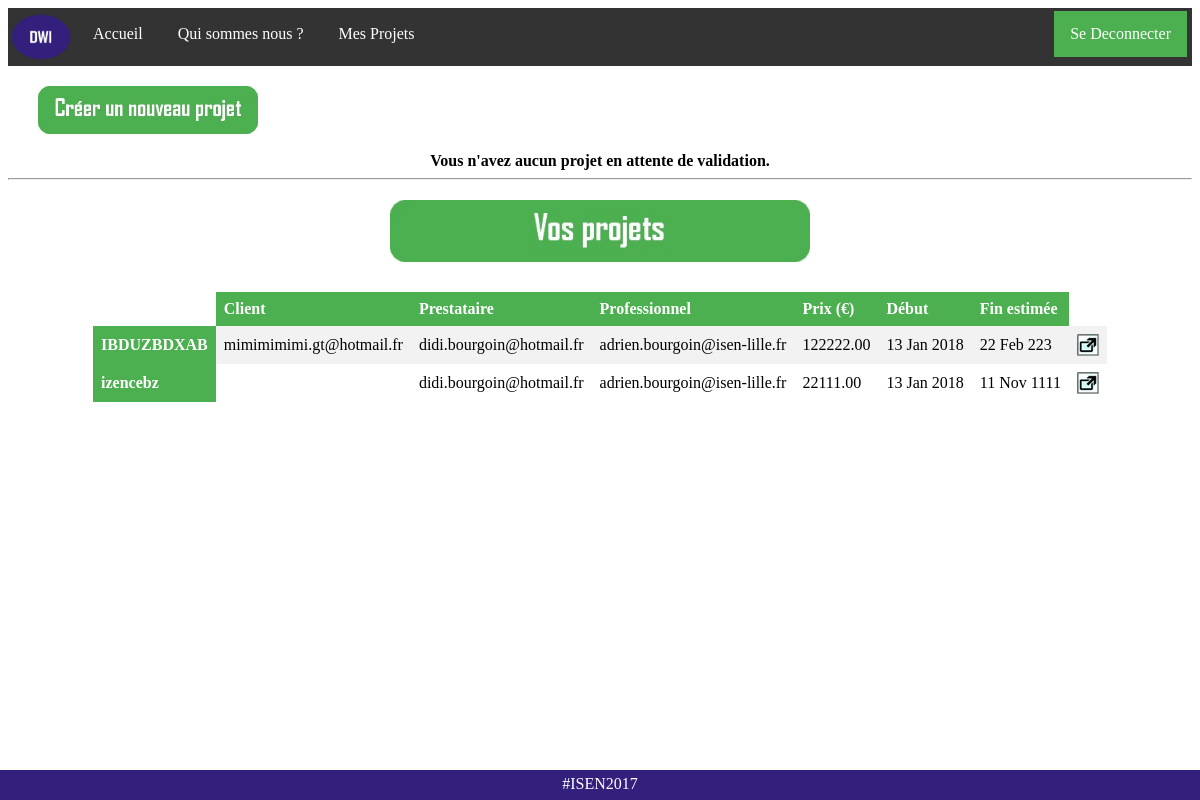
/connected (signed in), run on an earlier commit of the app's database.
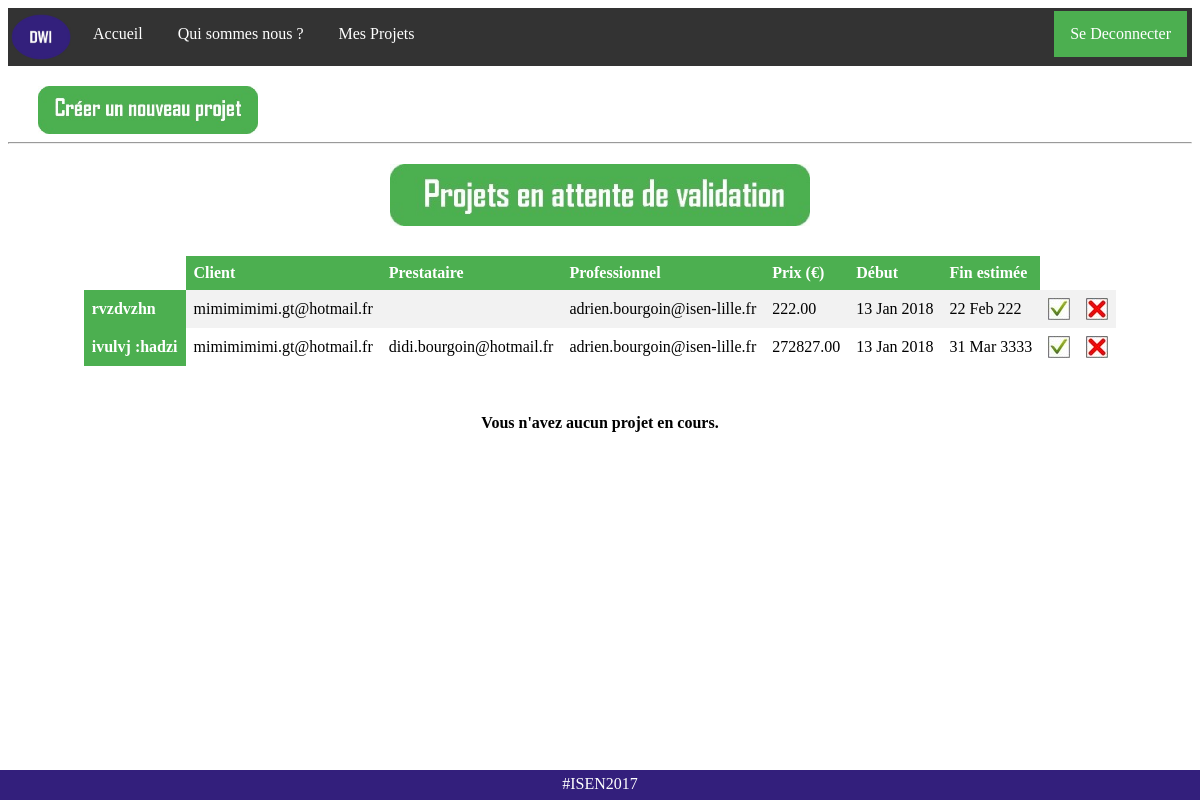
And on a later commit of the database.
### TheSafeDeal_NoAdmin/models.py (models this page shows, shortened)
class Projet(models.Model):
	titre = models.CharField(max_length=200)
	key = models.CharField(max_length=32, unique=True)
	prestataire = models.TextField(max_length=150, blank=True)
	client = models.TextField(max_length=150)
	professionnel = models.TextField(max_length=150)
	date_debut = models.DateTimeField(auto_now_add = True, auto_now=False)
	date_fin = models.DateTimeField(auto_now = False, blank = False)
	description = models.TextField()
	prix = models.DecimalField(max_digits=9, decimal_places=2)
	isValidate_Prestataire = models.BooleanField(default=False)
	isValidate_Professionnel = models.BooleanField(default=False)
	isValidate_Client = models.BooleanField(default=False)
	REQUIERED_FIELDS = []

### TheSafeDeal_NoAdmin/views.py (the view, shortened to what this page needs)
# urls.py: url(r'^connected$', views.connected, name='connected'),
def connected(request):
    user = request.user
    if user.is_authenticated() :
        utilisateur = CustomUser.objects.get(username=request.user)
        validated_projects = utilisateur.get_validated_projects_list()[0]
        unvalidated_projects = utilisateur.get_validated_projects_list()[1]
        if request.method == "POST":
            form = NewProjectForm(request.POST)
            if form.is_valid():
                cleaned_info = form.cleaned_data
                new_project = form.save(commit=False)
                new_project.key = get_random_string(length=32)
                new_project.date_debut = timezone.now()
                if CustomUser.objects.filter(email = cleaned_info['client']).exists() and CustomUser.objects.filter(email = cleaned_info['professionnel']).exists():
                    if cleaned_info['prestataire'] == '':
                        cli = CustomUser.objects.get(email = cleaned_info['client'])
                        pro = CustomUser.objects.get(email = cleaned_info['professionnel'])
                        if cli.typeUser == 'Client' and pro.typeUser == 'Professionnel':
                            new_project.save()
                            cli.add_project(new_project.key)
                            cli.save()
                            pro.add_project(new_project.key)
                            pro.save()
                            return redirect(connected)
                        else:
                            error = "Oups! L'adresse email entrée du Professionnel ou Client ne correpond pas à la bonne personne!"
                            return render(request, 'connected.html',{'form':form, 'error': error, 'validated_projects':validated_projects, 'unvalidated_projects':unvalidated_projects})
                    else:
                        if CustomUser.objects.filter(email = cleaned_info['prestataire']).exists():
                            pre = CustomUser.objects.get(email = cleaned_info['prestataire'])
                            pro = CustomUser.objects.get(email = cleaned_info['professionnel'])
                            cli = CustomUser.objects.get(email = cleaned_info['client'])
                            if pre.typeUser == 'Prestataire' and pro.typeUser == 'Professionnel' and cli.typeUser == 'Client':
                                new_project.save()
                                pre.add_project(new_project.key)
                                pre.save()
                                pro.add_project(new_project.key)
                                pro.save()
                                cli.add_project(new_project.key)
                                cli.save()
                                return redirect(connected)
                            else:
                                error = "Oups! L'adresse email entrée du Professionnel ou Prestataire ou Client ne correpond pas à la bonne entité !"
                                return render(request, 'connected.html',{'form':form, 'error': error, 'validated_projects':validated_projects, 'unvalidated_projects':unvalidated_projects})
                        else:
                            error = "Le Prestataire n'est pas enregistré à cette adresse mail, veuillez réessayer."
                            return render(request, 'connected.html',{'form':form, 'error': error, 'validated_projects':validated_projects, 'unvalidated_projects':unvalidated_projects})
                else:
                    if not CustomUser.objects.filter(email = cleaned_info['client']).exists():
                        error = "Le Client n'est pas enregistré à cette adresse mail, veuillez recréer le projet."
                    elif not CustomUser.objects.filter(email = cleaned_info['professionnel']).exists():
                        error = "Le Professionnel n'est pas enregistré à cette adresse mail, veuillez recréer le projet."
                    return render(request, 'connected.html',{'form':form, 'error': error, 'validated_projects':validated_projects, 'unvalidated_projects':unvalidated_projects})
        else:
            form = NewProjectForm()
        return render(request, 'connected.html',{'form':form, 'user':request.user, 'validated_projects':validated_projects, 'unvalidated_projects':unvalidated_projects})
    else:
        form = NewProjectForm()
    return render(request, 'connected.html',{'form':form, 'user':request.user})

### TheSafeDeal_NoAdmin/models.py (called while the page is built)
    def get_projects_list(self):
    	if self.projet == "" :
    		return []
    	else:
    		result = self.projet.split(';')
    		result.remove("")
    		return result

### TheSafeDeal_NoAdmin/templates/connected.html (shortened to what this page needs)
{% load staticfiles %}
<html>
<head>
        <link rel="stylesheet" href="{% static 'css/connected.css' %}" />
</head>
<body>
<ul>
  <li><img src="{% static 'img/logo.jpg' %}" title="Deal With It"></li>
  <li><a href="{% url 'home' %}">Accueil</a></li>
  <li><a href="{% url 'about' %}">Qui sommes nous ?</a></li>
  {% if user.is_authenticated %}
   <li><a href="{% url 'connected' %}">Mes Projets {{ use }}</a></li>
  {% endif %}
  {% if user.is_authenticated %}
  <li style="float:right;padding-right: 5px"><a class="active" href="{% url 'logout' %}">Se Deconnecter</a></li>
  {% endif %}
</ul>
{% if user.is_authenticated %}
<div style="background-color: white;height: auto;padding-left: 30px;padding-top: 20px">
	<img src="{% static 'img/new_project.jpg' %}" class="new_project" onclick="display_form()"/>
</div>
<center>
{% if unvalidated_projects|length != 0 %}
<hr>
<center>
<div class="projet">
	<img src="{% static 'img/waiting_project.jpg' %}" class="waiting_project"/>
	<table>
		<tr>
	     <td></td>
	     <th>Client</th>
	     <th>Prestataire</th>
	     <th>Professionnel</th>
	     <th>Prix (€)</th>
	     <th>Début</th>
	     <th>Fin estimée</th>
	    </tr>
		<tr>
		{% for projet in unvalidated_projects %}
    		<th title={{ projet.description }}>{{ projet.titre }}</th>
	     	<td>{{ projet.client }}</td>
	     	<td>{{ projet.prestataire }}</td>
	     	<td>{{ projet.professionnel }}</td>
	     	<td>{{ projet.prix }}</td>
	     	<td>{{ projet.date_debut|date:"d M Y" }}</td>
	     	<td>{{ projet.date_fin|date:"d M Y" }}</td>
	     	<td><a href="{% url 'connected' %}?key={{ projet.key }}&validate=True"><img src="{% static 'img/accepter.jpg' %}"/></a></td>
	     	<td><a href="{% url 'connected' %}?key={{ projet.key }}&validate=False"><img src="{% static 'img/refuser.jpg' %}"/></a></td>
	    </tr>
		{% endfor %}
	</table>
</div>
{% endif %}
{% if unvalidated_projects|length == 0 %}
<br />
<strong>Vous n'avez aucun projet en attente de validation.</strong>
{% endif %}
{% if validated_projects|length != 0 %}
<hr>
<div class="projet">
	<img src="{% static 'img/your_projects.jpg' %}" class="waiting_project"/>
	<table>
		<tr>
	     <td></td>
	     <th>Client</th>
	     <th>Prestataire</th>
	     <th>Professionnel</th>
	     <th>Prix (€)</th>
	     <th>Début</th>
	     <th>Fin estimée</th>
	    </tr>
		{% for projet in validated_projects %}
		<tr>
	     <th title={{ projet.description }}>{{ projet.titre }}</th>
	     <td>{{ projet.client }}</td>
	     <td>{{ projet.prestataire }}</td>
	     <td>{{ projet.professionnel }}</td>
	     <td>{{ projet.prix }}</td>
	     <td>{{ projet.date_debut|date:"d M Y" }}</td>
	     <td>{{ projet.date_fin|date:"d M Y" }}</td>
	     <td><a href="../projets/{{ projet.key }}" target="_blank"><img src="{% static 'img/open.jpg' %}" title="Ouvrir la page du projet" class="open"/></a>
	     </td>
	    {% endfor %}
	</table>
</div>
<br />
{% endif %}
{% if validated_projects|length == 0 %}
<br />
<strong>Vous n'avez aucun projet en cours.</strong>
{% endif %}
</center>
{% endif %}
<div class="footer">
  <p>#ISEN2017</p>
</div>
</html>

### TheSafeDeal_NoAdmin/static/css/connected.css (style rules this page uses)
ul { list-style-type: none; margin: 0; padding: 0; overflow: hidden; background-color: #333; }
li { float: left; padding-top: 3px; padding-bottom: 3px; padding-right: 3px; }
li a { display: block; color: white; text-align: center; padding: 14px 16px; text-decoration: none; }
li img { height: 46px; width: 60px; display: block; padding-left: 3px; padding-top: 3px; padding-bottom: 3px; padding-right: 3px; }
table { border-collapse: collapse; width: auto; position: relative; margin-top: 30px; margin-bottom: 30px }
th, td { text-align: left; padding: 8px; }
tr:nth-child(even) { background-color: #f2f2f2 }
th { background-color: #4CAF50; color: white; }
.active { background-color: #4CAF50; }
.new_project { border-collapse: collapse; width: 220px; height: auto; cursor: pointer; }
.projet { background-color: white; height: auto; margin-top: 20px; width: 100% }
.waiting_project { position: relative; width: 420px; height: auto; }
.footer p { margin-top: 5px; font-family: calibri; }
.footer { position: fixed; left: 0; bottom: 0; width: 100%; background-color: #331f7c; color: white; text-align: center; height: 30px; }

What changed in the data, as far as the page shows it:
removed Projet: titre "IBDUZBDXAB", client "mimimimimi.gt@hotmail.fr", prestataire "didi.bourgoin@hotmail.fr", professionnel "adrien.bourgoin@isen-lille.fr", prix "122222.00", date_debut "13 Jan 2018", date_fin "22 Feb 223"
removed Projet: titre "izencebz", prestataire "didi.bourgoin@hotmail.fr", professionnel "adrien.bourgoin@isen-lille.fr", prix "22111.00", date_debut "13 Jan 2018", date_fin "11 Nov 1111"
added Projet: titre "rvzdvzhn", client "mimimimimi.gt@hotmail.fr", professionnel "adrien.bourgoin@isen-lille.fr", prix "222.00", date_debut "13 Jan 2018", date_fin "22 Feb 222"
added Projet: titre "ivulvj :hadzi", client "mimimimimi.gt@hotmail.fr", prestataire "didi.bourgoin@hotmail.fr", professionnel "adrien.bourgoin@isen-lille.fr", prix "272827.00", date_debut "13 Jan 2018", date_fin "31 Mar 3333"
Also different on the page:
text no longer shown: "Vous n'avez aucun projet en attente de validation."
text now shown: "Vous n'avez aucun projet en cours."
